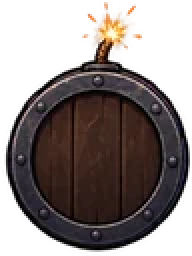
#> input picture smash/oggetti_ai/barile_fronte.webp, 96 x 128 px (shown 2 times larger)
$ python pezzi.py ../barile_fronte.webp
#> lines starting #> are read from the running program, lines starting #| are printed output that depends on the picture; after the words box and inside, x2 and y2 are one past the last pixel; in counts of white or black regions, pixels touching at a corner belong together
# pezzi.py <png> [soglia_alpha] : trova i pezzi separati (componenti per colonne/righe di alpha) e li stampa
# uso: python pezzi.py foglio.png  -> elenco riquadri;  python pezzi.py foglio.png --salva prefisso  -> salva ogni pezzo ritagliato
import sys
from PIL import Image
import numpy as np
im = Image.open(sys.argv[1]).convert('RGBA'); a = np.array(im)[:, :, 3] > 24
#> further down, im is the input picture: PIL image 96x128 RGBA; mean R, G, B, A 44.3, 32.7, 29.5, 142.2
#> after `a = np.array(im)[:, :, 3] > 24`:
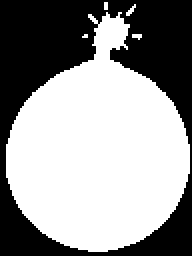
#> a: shape (128, 96) bool (shown 2 times larger); 58.1% white; 1 black region, box (x1, y1, x2, y2) and area: (0, 0, 96, 128) 5144
from scipy import ndimage
lab, n = ndimage.label(ndimage.binary_dilation(a, iterations=6))
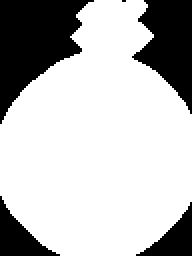
#> lab: shape (128, 96) int32 (shown 2 times larger); values 0 (black) and 1 (white), 73.3% white; 5 black regions (1 under 20 px), largest, box (x1, y1, x2, y2) and area: (0, 0, 47, 62) 1572, (66, 0, 96, 57) 1016, (0, 98, 30, 128) 373, (68, 101, 96, 128) 322
#> n = 1
box = []
for i, sl in enumerate(ndimage.find_objects(lab)):
    ys, xs = sl; area = (lab[sl] == i + 1).sum()
    if area < 400: continue
    box.append((xs.start, ys.start, xs.stop, ys.stop))
#> this loop made 1 pass
#> area on pass 1: 9003
#> after the loop, box = [(0, 0, 96, 128)]
box.sort(key=lambda b: (b[1] // 200, b[0]))
for k, b in enumerate(box): print(k, b, b[2] - b[0], b[3] - b[1])
#> this loop made 1 pass
#| 0 (0, 0, 96, 128) 96 128
if '--salva' in sys.argv:
    pre = sys.argv[sys.argv.index('--salva') + 1]
    for k, b in enumerate(box): im.crop(b).save(f'{pre}{k}.png')

$ run again, on smash/oggetti_ai/espl_fiche_3.webp
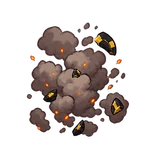
#> input picture smash/oggetti_ai/espl_fiche_3.webp, 160 x 160 px
#> im is the input picture: PIL image 160x160 RGBA; mean R, G, B, A 38.1, 27.9, 25, 66.4
#> `a = np.array(im)[:, :, 3] > 24`:
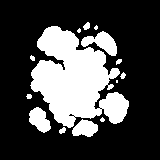
#> a: shape (160, 160) bool; 28.1% white; 14 white regions (4 under 20 px), largest, box (x1, y1, x2, y2) and area: (30, 26, 129, 128) 5822, (81, 31, 117, 56) 453, (29, 107, 51, 133) 365
#> `lab, n = ndimage.label(ndimage.binary_dilation(a, iterations=6))`:
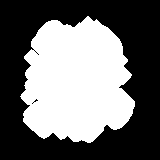
#> lab: shape (160, 160) int32; values 0 (black) and 1 (white), 42.7% white; 1 white region, box (x1, y1, x2, y2) and area: (20, 16, 135, 143) 10937
#> n = 1
#> the loop `for i, sl in enumerate(ndimage.find_objects(lab)):` made 1 pass
#> area on pass 1: 10937
#> after the loop `for i, sl in enumerate(ndimage.find_objects(lab)):`: box = [(20, 16, 135, 143)]
#> the loop `for k, b in enumerate(box): print(k, b, b[2] - b[0], b[3] - b[1])` made 1 pass
#> (printed output is left out)
